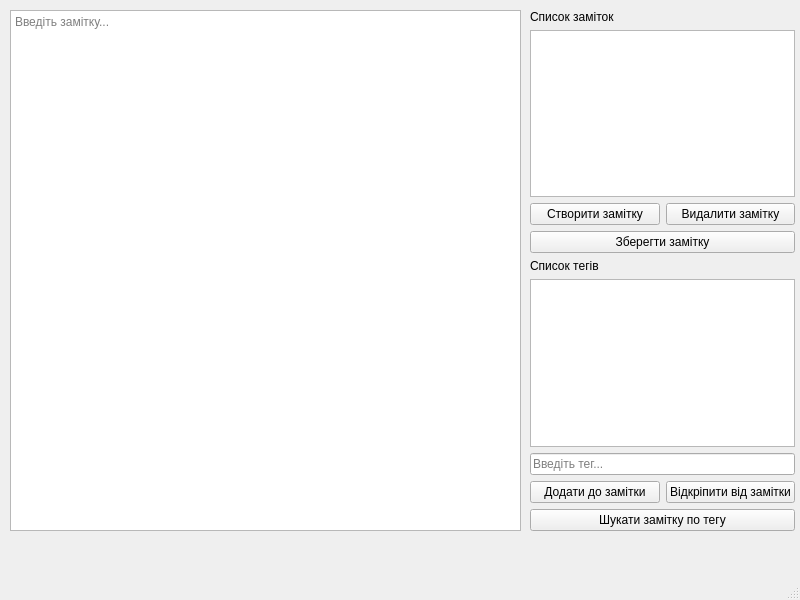
<?xml version="1.0" encoding="UTF-8"?>
<ui version="4.0">
 <class>MainWindow</class>
 <widget class="QMainWindow" name="MainWindow">
  <property name="geometry">
   <rect>
    <x>0</x>
    <y>0</y>
    <width>800</width>
    <height>600</height>
   </rect>
  </property>
  <property name="windowTitle">
   <string>Розумні замітки</string>
  </property>
  <widget class="QWidget" name="notes_win">
   <widget class="QTextEdit" name="field_text">
    <property name="geometry">
     <rect>
      <x>10</x>
      <y>10</y>
      <width>511</width>
      <height>521</height>
     </rect>
    </property>
    <property name="placeholderText">
     <string>Введіть замітку...</string>
    </property>
   </widget>
   <widget class="QWidget" name="verticalLayoutWidget">
    <property name="geometry">
     <rect>
      <x>530</x>
      <y>10</y>
      <width>265</width>
      <height>521</height>
     </rect>
    </property>
    <layout class="QVBoxLayout" name="col_1">
     <item>
      <widget class="QLabel" name="list_notes_label">
       <property name="text">
        <string>Список заміток</string>
       </property>
      </widget>
     </item>
     <item>
      <widget class="QListWidget" name="list_notes"/>
     </item>
     <item>
      <layout class="QHBoxLayout" name="row_1">
       <item>
        <widget class="QPushButton" name="button_note_create">
         <property name="text">
          <string>Створити замітку</string>
         </property>
        </widget>
       </item>
       <item>
        <widget class="QPushButton" name="button_note_del">
         <property name="text">
          <string>Видалити замітку</string>
         </property>
        </widget>
       </item>
      </layout>
     </item>
     <item>
      <widget class="QPushButton" name="button_note_save">
       <property name="text">
        <string>Зберегти замітку</string>
       </property>
      </widget>
     </item>
     <item>
      <widget class="QLabel" name="list_tags_label">
       <property name="text">
        <string>Список тегів</string>
       </property>
      </widget>
     </item>
     <item>
      <widget class="QListWidget" name="list_tags"/>
     </item>
     <item>
      <widget class="QLineEdit" name="field_tag">
       <property name="cursor">
        <cursorShape>ArrowCursor</cursorShape>
       </property>
       <property name="text">
        <string/>
       </property>
       <property name="placeholderText">
        <string>Введіть тег...</string>
       </property>
      </widget>
     </item>
     <item>
      <layout class="QHBoxLayout" name="row_2">
       <item>
        <widget class="QPushButton" name="button_tag_add">
         <property name="text">
          <string>Додати до замітки</string>
         </property>
        </widget>
       </item>
       <item>
        <widget class="QPushButton" name="button_tag_del">
         <property name="text">
          <string>Відкріпити від замітки</string>
         </property>
        </widget>
       </item>
      </layout>
     </item>
     <item>
      <widget class="QPushButton" name="button_tag_search">
       <property name="text">
        <string>Шукати замітку по тегу</string>
       </property>
      </widget>
     </item>
    </layout>
   </widget>
  </widget>
  <widget class="QMenuBar" name="menubar">
   <property name="geometry">
    <rect>
     <x>0</x>
     <y>0</y>
     <width>800</width>
     <height>26</height>
    </rect>
   </property>
  </widget>
  <widget class="QStatusBar" name="statusbar"/>
 </widget>
 <resources/>
 <connections/>
</ui>
